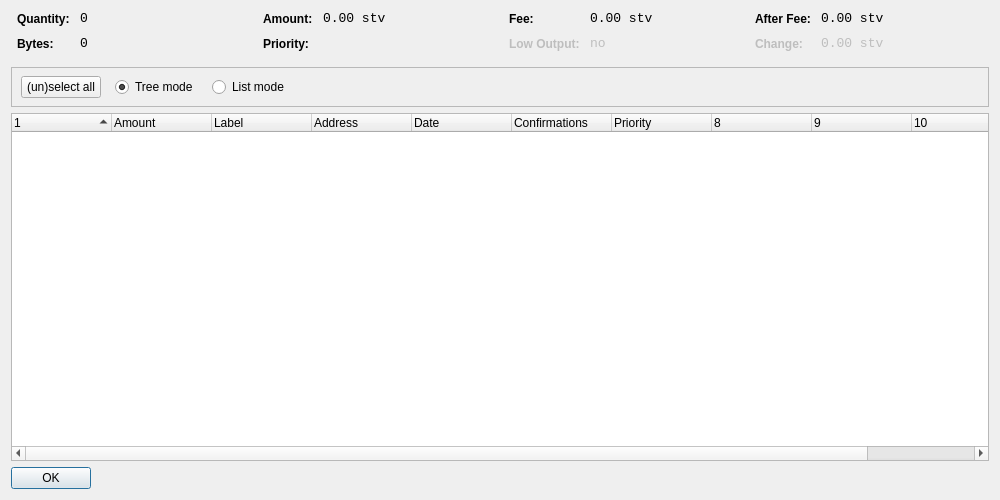
<?xml version="1.0" encoding="UTF-8"?>
<ui version="4.0">
 <class>CoinControlDialog</class>
 <widget class="QDialog" name="CoinControlDialog">
  <property name="geometry">
   <rect>
    <x>0</x>
    <y>0</y>
    <width>1000</width>
    <height>500</height>
   </rect>
  </property>
  <property name="windowTitle">
   <string>Coin Control</string>
  </property>
  <layout class="QVBoxLayout" name="verticalLayout">
   <item>
    <layout class="QHBoxLayout" name="horizontalLayoutTop" stretch="0,0,0,0">
     <property name="topMargin">
      <number>0</number>
     </property>
     <property name="bottomMargin">
      <number>10</number>
     </property>
     <item>
      <layout class="QFormLayout" name="formLayoutCoinControl1">
       <property name="horizontalSpacing">
        <number>10</number>
       </property>
       <property name="verticalSpacing">
        <number>10</number>
       </property>
       <property name="leftMargin">
        <number>6</number>
       </property>
       <property name="rightMargin">
        <number>6</number>
       </property>
       <item row="0" column="0">
        <widget class="QLabel" name="labelCoinControlQuantityText">
         <property name="styleSheet">
          <string notr="true">font-weight:bold;</string>
         </property>
         <property name="text">
          <string>Quantity:</string>
         </property>
        </widget>
       </item>
       <item row="0" column="1">
        <widget class="QLabel" name="labelCoinControlQuantity">
         <property name="font">
          <font>
           <family>Monospace</family>
           <pointsize>10</pointsize>
          </font>
         </property>
         <property name="cursor">
          <cursorShape>IBeamCursor</cursorShape>
         </property>
         <property name="contextMenuPolicy">
          <enum>Qt::ActionsContextMenu</enum>
         </property>
         <property name="text">
          <string notr="true">0</string>
         </property>
         <property name="textInteractionFlags">
          <set>Qt::LinksAccessibleByMouse|Qt::TextSelectableByKeyboard|Qt::TextSelectableByMouse</set>
         </property>
        </widget>
       </item>
       <item row="1" column="0">
        <widget class="QLabel" name="labelCoinControlBytesText">
         <property name="styleSheet">
          <string notr="true">font-weight:bold;</string>
         </property>
         <property name="text">
          <string>Bytes:</string>
         </property>
        </widget>
       </item>
       <item row="1" column="1">
        <widget class="QLabel" name="labelCoinControlBytes">
         <property name="font">
          <font>
           <family>Monospace</family>
           <pointsize>10</pointsize>
          </font>
         </property>
         <property name="cursor">
          <cursorShape>IBeamCursor</cursorShape>
         </property>
         <property name="contextMenuPolicy">
          <enum>Qt::ActionsContextMenu</enum>
         </property>
         <property name="text">
          <string notr="true">0</string>
         </property>
         <property name="textInteractionFlags">
          <set>Qt::LinksAccessibleByMouse|Qt::TextSelectableByKeyboard|Qt::TextSelectableByMouse</set>
         </property>
        </widget>
       </item>
      </layout>
     </item>
     <item>
      <layout class="QFormLayout" name="formLayoutCoinControl2">
       <property name="horizontalSpacing">
        <number>10</number>
       </property>
       <property name="verticalSpacing">
        <number>10</number>
       </property>
       <property name="leftMargin">
        <number>6</number>
       </property>
       <property name="rightMargin">
        <number>6</number>
       </property>
       <item row="0" column="0">
        <widget class="QLabel" name="labelCoinControlAmountText">
         <property name="styleSheet">
          <string notr="true">font-weight:bold;</string>
         </property>
         <property name="text">
          <string>Amount:</string>
         </property>
        </widget>
       </item>
       <item row="0" column="1">
        <widget class="QLabel" name="labelCoinControlAmount">
         <property name="font">
          <font>
           <family>Monospace</family>
           <pointsize>10</pointsize>
          </font>
         </property>
         <property name="cursor">
          <cursorShape>IBeamCursor</cursorShape>
         </property>
         <property name="contextMenuPolicy">
          <enum>Qt::ActionsContextMenu</enum>
         </property>
         <property name="text">
          <string notr="true">0.00 stv</string>
         </property>
         <property name="textInteractionFlags">
          <set>Qt::LinksAccessibleByMouse|Qt::TextSelectableByKeyboard|Qt::TextSelectableByMouse</set>
         </property>
        </widget>
       </item>
       <item row="1" column="0">
        <widget class="QLabel" name="labelCoinControlPriorityText">
         <property name="styleSheet">
          <string notr="true">font-weight:bold;</string>
         </property>
         <property name="text">
          <string>Priority:</string>
         </property>
        </widget>
       </item>
       <item row="1" column="1">
        <widget class="QLabel" name="labelCoinControlPriority">
         <property name="font">
          <font>
           <family>Monospace</family>
           <pointsize>10</pointsize>
          </font>
         </property>
         <property name="cursor">
          <cursorShape>IBeamCursor</cursorShape>
         </property>
         <property name="contextMenuPolicy">
          <enum>Qt::ActionsContextMenu</enum>
         </property>
         <property name="text">
          <string/>
         </property>
         <property name="textInteractionFlags">
          <set>Qt::LinksAccessibleByMouse|Qt::TextSelectableByKeyboard|Qt::TextSelectableByMouse</set>
         </property>
        </widget>
       </item>
      </layout>
     </item>
     <item>
      <layout class="QFormLayout" name="formLayoutCoinControl3">
       <property name="horizontalSpacing">
        <number>10</number>
       </property>
       <property name="verticalSpacing">
        <number>10</number>
       </property>
       <property name="leftMargin">
        <number>6</number>
       </property>
       <property name="rightMargin">
        <number>6</number>
       </property>
       <item row="0" column="0">
        <widget class="QLabel" name="labelCoinControlFeeText">
         <property name="styleSheet">
          <string notr="true">font-weight:bold;</string>
         </property>
         <property name="text">
          <string>Fee:</string>
         </property>
        </widget>
       </item>
       <item row="0" column="1">
        <widget class="QLabel" name="labelCoinControlFee">
         <property name="font">
          <font>
           <family>Monospace</family>
           <pointsize>10</pointsize>
          </font>
         </property>
         <property name="cursor">
          <cursorShape>IBeamCursor</cursorShape>
         </property>
         <property name="contextMenuPolicy">
          <enum>Qt::ActionsContextMenu</enum>
         </property>
         <property name="text">
          <string notr="true">0.00 stv</string>
         </property>
         <property name="textInteractionFlags">
          <set>Qt::LinksAccessibleByMouse|Qt::TextSelectableByKeyboard|Qt::TextSelectableByMouse</set>
         </property>
        </widget>
       </item>
       <item row="1" column="0">
        <widget class="QLabel" name="labelCoinControlLowOutputText">
         <property name="enabled">
          <bool>false</bool>
         </property>
         <property name="styleSheet">
          <string notr="true">font-weight:bold;</string>
         </property>
         <property name="text">
          <string>Low Output:</string>
         </property>
        </widget>
       </item>
       <item row="1" column="1">
        <widget class="QLabel" name="labelCoinControlLowOutput">
         <property name="enabled">
          <bool>false</bool>
         </property>
         <property name="font">
          <font>
           <family>Monospace</family>
           <pointsize>10</pointsize>
          </font>
         </property>
         <property name="cursor">
          <cursorShape>IBeamCursor</cursorShape>
         </property>
         <property name="contextMenuPolicy">
          <enum>Qt::ActionsContextMenu</enum>
         </property>
         <property name="text">
          <string notr="true">no</string>
         </property>
         <property name="textInteractionFlags">
          <set>Qt::LinksAccessibleByMouse|Qt::TextSelectableByKeyboard|Qt::TextSelectableByMouse</set>
         </property>
        </widget>
       </item>
      </layout>
     </item>
     <item>
      <layout class="QFormLayout" name="formLayoutCoinControl4">
       <property name="horizontalSpacing">
        <number>10</number>
       </property>
       <property name="verticalSpacing">
        <number>10</number>
       </property>
       <property name="leftMargin">
        <number>6</number>
       </property>
       <property name="rightMargin">
        <number>6</number>
       </property>
       <item row="0" column="0">
        <widget class="QLabel" name="labelCoinControlAfterFeeText">
         <property name="styleSheet">
          <string notr="true">font-weight:bold;</string>
         </property>
         <property name="text">
          <string>After Fee:</string>
         </property>
        </widget>
       </item>
       <item row="0" column="1">
        <widget class="QLabel" name="labelCoinControlAfterFee">
         <property name="font">
          <font>
           <family>Monospace</family>
           <pointsize>10</pointsize>
          </font>
         </property>
         <property name="cursor">
          <cursorShape>IBeamCursor</cursorShape>
         </property>
         <property name="contextMenuPolicy">
          <enum>Qt::ActionsContextMenu</enum>
         </property>
         <property name="text">
          <string notr="true">0.00 stv</string>
         </property>
         <property name="textInteractionFlags">
          <set>Qt::LinksAccessibleByMouse|Qt::TextSelectableByKeyboard|Qt::TextSelectableByMouse</set>
         </property>
        </widget>
       </item>
       <item row="1" column="0">
        <widget class="QLabel" name="labelCoinControlChangeText">
         <property name="enabled">
          <bool>false</bool>
         </property>
         <property name="styleSheet">
          <string notr="true">font-weight:bold;</string>
         </property>
         <property name="text">
          <string>Change:</string>
         </property>
        </widget>
       </item>
       <item row="1" column="1">
        <widget class="QLabel" name="labelCoinControlChange">
         <property name="enabled">
          <bool>false</bool>
         </property>
         <property name="font">
          <font>
           <family>Monospace</family>
           <pointsize>10</pointsize>
          </font>
         </property>
         <property name="cursor">
          <cursorShape>IBeamCursor</cursorShape>
         </property>
         <property name="contextMenuPolicy">
          <enum>Qt::ActionsContextMenu</enum>
         </property>
         <property name="text">
          <string notr="true">0.00 stv</string>
         </property>
         <property name="textInteractionFlags">
          <set>Qt::LinksAccessibleByMouse|Qt::TextSelectableByKeyboard|Qt::TextSelectableByMouse</set>
         </property>
        </widget>
       </item>
      </layout>
     </item>
    </layout>
   </item>
   <item>
    <widget class="QFrame" name="frame">
     <property name="minimumSize">
      <size>
       <width>0</width>
       <height>40</height>
      </size>
     </property>
     <property name="frameShape">
      <enum>QFrame::StyledPanel</enum>
     </property>
     <property name="frameShadow">
      <enum>QFrame::Sunken</enum>
     </property>
     <widget class="QWidget" name="horizontalLayoutWidget">
      <property name="geometry">
       <rect>
        <x>10</x>
        <y>0</y>
        <width>781</width>
        <height>41</height>
       </rect>
      </property>
      <layout class="QHBoxLayout" name="horizontalLayoutPanel" stretch="0,0,0,0">
       <property name="spacing">
        <number>14</number>
       </property>
       <item>
        <widget class="QPushButton" name="pushButtonSelectAll">
         <property name="sizePolicy">
          <sizepolicy hsizetype="Maximum" vsizetype="Fixed">
           <horstretch>0</horstretch>
           <verstretch>0</verstretch>
          </sizepolicy>
         </property>
         <property name="text">
          <string>(un)select all</string>
         </property>
        </widget>
       </item>
       <item>
        <widget class="QRadioButton" name="radioTreeMode">
         <property name="sizePolicy">
          <sizepolicy hsizetype="Maximum" vsizetype="Fixed">
           <horstretch>0</horstretch>
           <verstretch>0</verstretch>
          </sizepolicy>
         </property>
         <property name="text">
          <string>Tree mode</string>
         </property>
         <property name="checked">
          <bool>true</bool>
         </property>
        </widget>
       </item>
       <item>
        <widget class="QRadioButton" name="radioListMode">
         <property name="sizePolicy">
          <sizepolicy hsizetype="Maximum" vsizetype="Fixed">
           <horstretch>0</horstretch>
           <verstretch>0</verstretch>
          </sizepolicy>
         </property>
         <property name="text">
          <string>List mode</string>
         </property>
        </widget>
       </item>
       <item>
        <spacer name="horizontalSpacer">
         <property name="orientation">
          <enum>Qt::Horizontal</enum>
         </property>
         <property name="sizeHint" stdset="0">
          <size>
           <width>40</width>
           <height>20</height>
          </size>
         </property>
        </spacer>
       </item>
      </layout>
     </widget>
    </widget>
   </item>
   <item>
    <widget class="CoinControlTreeWidget" name="treeWidget">
     <property name="contextMenuPolicy">
      <enum>Qt::CustomContextMenu</enum>
     </property>
     <property name="sortingEnabled">
      <bool>false</bool>
     </property>
     <property name="columnCount">
      <number>11</number>
     </property>
     <attribute name="headerShowSortIndicator" stdset="0">
      <bool>true</bool>
     </attribute>
     <attribute name="headerStretchLastSection">
      <bool>false</bool>
     </attribute>
     <column>
      <property name="text">
       <string/>
      </property>
     </column>
     <column>
      <property name="text">
       <string>Amount</string>
      </property>
     </column>
     <column>
      <property name="text">
       <string>Label</string>
      </property>
     </column>
     <column>
      <property name="text">
       <string>Address</string>
      </property>
     </column>
     <column>
      <property name="text">
       <string>Date</string>
      </property>
     </column>
     <column>
      <property name="text">
       <string>Confirmations</string>
      </property>
      <property name="toolTip">
       <string>Confirmed</string>
      </property>
     </column>
     <column>
      <property name="text">
       <string>Priority</string>
      </property>
     </column>
     <column>
      <property name="text">
       <string/>
      </property>
     </column>
     <column>
      <property name="text">
       <string/>
      </property>
     </column>
     <column>
      <property name="text">
       <string/>
      </property>
     </column>
     <column>
      <property name="text">
       <string/>
      </property>
     </column>
    </widget>
   </item>
   <item>
    <widget class="QDialogButtonBox" name="buttonBox">
     <property name="sizePolicy">
      <sizepolicy hsizetype="Maximum" vsizetype="Fixed">
       <horstretch>0</horstretch>
       <verstretch>0</verstretch>
      </sizepolicy>
     </property>
     <property name="orientation">
      <enum>Qt::Horizontal</enum>
     </property>
     <property name="standardButtons">
      <set>QDialogButtonBox::Ok</set>
     </property>
    </widget>
   </item>
  </layout>
 </widget>
 <customwidgets>
  <customwidget>
   <class>CoinControlTreeWidget</class>
   <extends>QTreeWidget</extends>
   <header>coincontroltreewidget.h</header>
  </customwidget>
 </customwidgets>
 <resources/>
 <connections/>
</ui>
